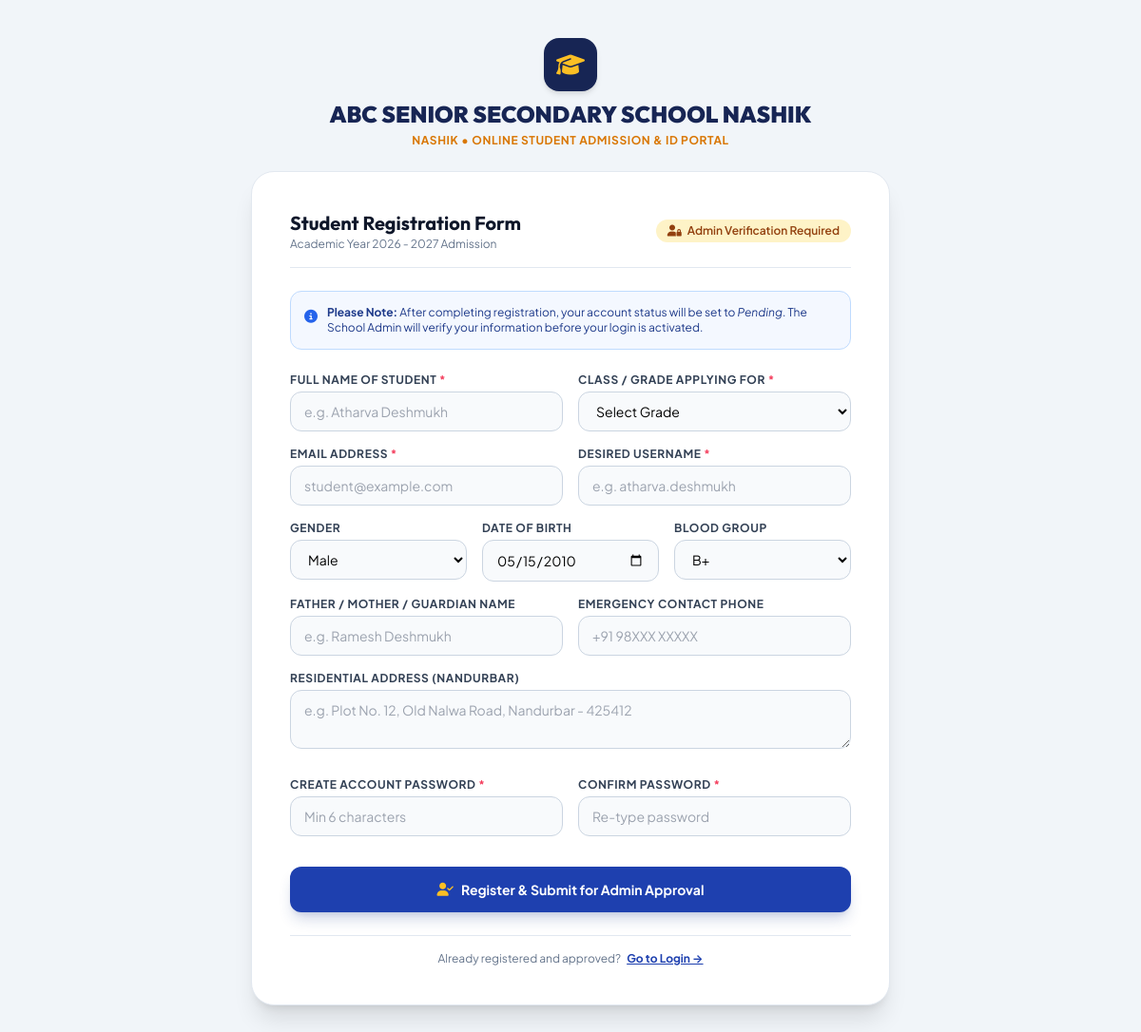
/register.php, run on an earlier commit of the app's database.
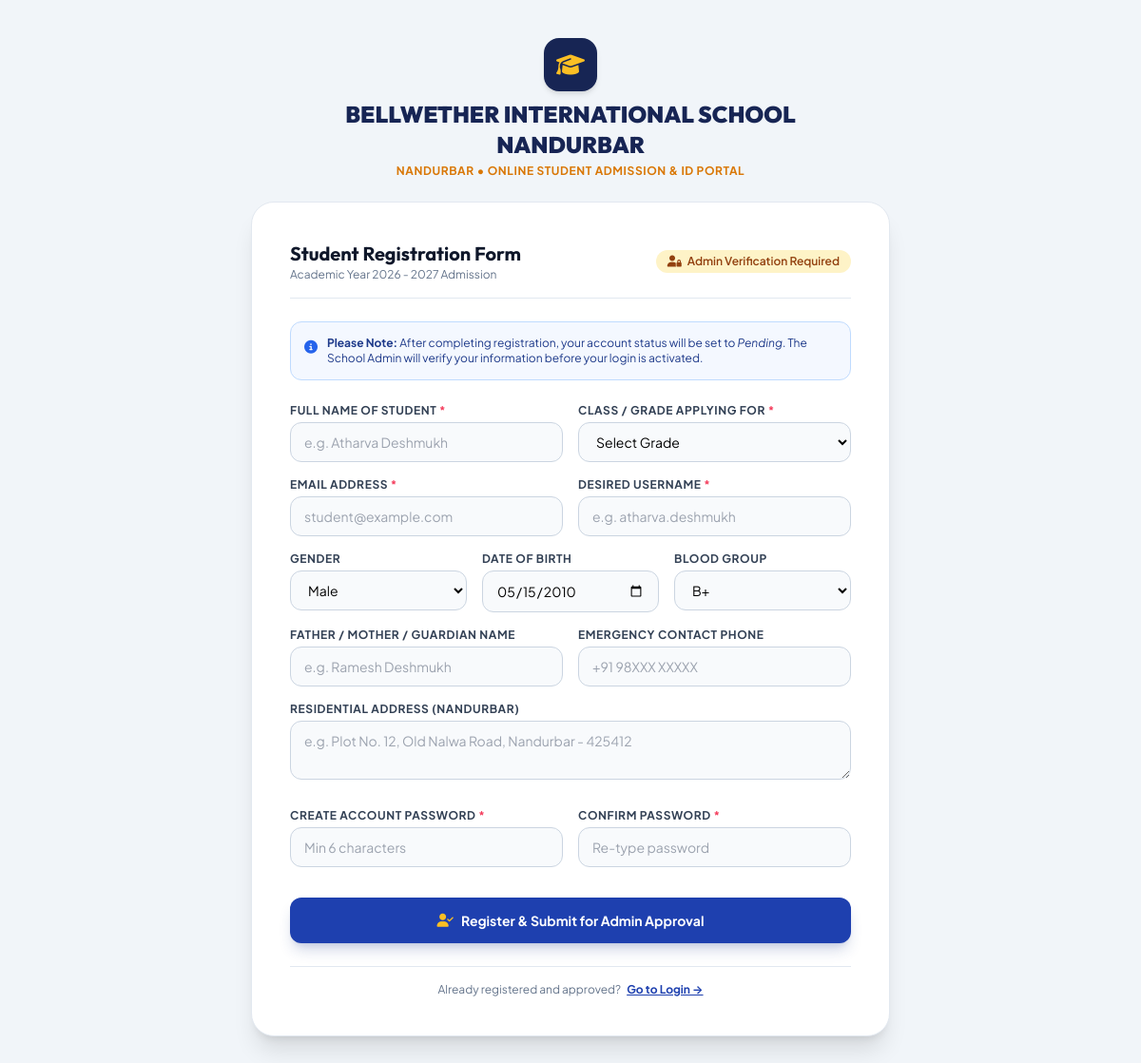
And on a later commit of the database.
### tables this page shows
CREATE TABLE settings (
            key TEXT PRIMARY KEY,
            value TEXT
        );

### config/db.php (called while the page is built, shortened)
<?php
function get_setting($pdo, $key, $default = '') {
    try {
        $stmt = $pdo->prepare("SELECT value FROM settings WHERE key = ?");
        $stmt->execute([$key]);
        $val = $stmt->fetchColumn();
        return ($val !== false && $val !== null) ? $val : $default;
    } catch (Exception $e) {
        return $default;
    }
}
?>

### register.php (the view, shortened to what the changed rows need)
<?php
require_once __DIR__ . '/includes/auth.php';
$success = false;
$new_student_data = [];
$school_logo = get_setting($pdo, 'school_logo', '');
$school_name = get_setting($pdo, 'school_name', 'BELLWETHER INTERNATIONAL SCHOOL NANDURBAR');
$school_city = get_setting($pdo, 'school_city', 'Nandurbar');
?>
<!DOCTYPE html>
<html lang="en" class="h-full bg-slate-50">
<head>
    <script src="https://cdn.tailwindcss.com"></script>
    <link rel="stylesheet" href="https://cdnjs.cloudflare.com/ajax/libs/font-awesome/6.5.1/css/all.min.css">
    <link rel="stylesheet" href="/assets/css/custom.css">
</head>
<body class="min-h-full flex flex-col justify-center py-10 px-4 sm:px-6 lg:px-8 bg-slate-100">
    <div class="sm:mx-auto sm:w-full sm:max-w-2xl">
        <a href="/" class="flex flex-col items-center mb-6 text-center">
            <?php if (!empty($school_logo) && file_exists(__DIR__ . '/' . ltrim($school_logo, '/'))): ?>
                <img src="<?= htmlspecialchars($school_logo) ?>" alt="School Logo" class="w-16 h-16 object-contain rounded-2xl shadow-md mb-2 bg-white p-1 border border-slate-200">
            <?php else: ?>
                <div class="w-14 h-14 rounded-2xl bg-navy-950 flex items-center justify-center text-white shadow-md mb-2">
                    <i class="fa-solid fa-graduation-cap text-2xl text-amber-400"></i>
                </div>
            <?php endif; ?>
            <h1 class="text-xl sm:text-2xl font-black text-navy-950 font-['Outfit'] break-words max-w-lg leading-tight"><?= htmlspecialchars(strtoupper($school_name)) ?></h1>
            <p class="text-xs font-bold text-amber-600 tracking-wider uppercase mt-1 truncate"><?= htmlspecialchars($school_city) ?> • Online Student Admission &amp; ID Portal</p>
        </a>
        <?php if ($success): ?>
            <div class="bg-white rounded-3xl p-8 shadow-xl border border-emerald-200 text-center animate-fade-in">
                <div class="w-16 h-16 rounded-full bg-amber-100 text-amber-600 flex items-center justify-center mx-auto mb-4 text-2xl">
                    <i class="fa-solid fa-clock-rotate-left"></i>
                </div>
                <h2 class="text-2xl font-bold text-slate-900 font-['Outfit']">Application Submitted Successfully!</h2>
                <div class="my-5 p-4 rounded-2xl bg-amber-50 border border-amber-300 text-amber-950 text-left text-xs leading-relaxed space-y-2">
                    <div class="flex items-center space-x-2 text-amber-800 font-bold text-sm">
                        <i class="fa-solid fa-circle-exclamation"></i>
                        <span>Admin Approval Required Before Login</span>
                    </div>
                    <p>
                        Your student account has been created with status <span class="px-2 py-0.5 rounded bg-amber-200 font-bold text-amber-900">PENDING APPROVAL</span>.
                    </p>
                    <p>
                        In accordance with <?= htmlspecialchars($school_name) ?> policy, you <strong>will NOT be able to log in</strong> to the student dashboard until the School Administrator reviews your registration and grants approval.
                    </p>
                </div>
                <div class="bg-slate-50 rounded-2xl p-4 border border-slate-200 text-left text-xs space-y-2 mb-6">
                    <p class="font-bold text-slate-700 uppercase tracking-wider text-[11px] mb-2 border-b border-slate-200 pb-1">Application Summary</p>
                    <div class="grid grid-cols-2 gap-2 text-slate-600">
                        <div>Student Name: <strong class="text-slate-900"><?= htmlspecialchars($new_student_data['name']) ?></strong></div>
                        <div>Generated ID: <strong class="text-blue-700"><?= htmlspecialchars($new_student_data['code']) ?></strong></div>
                        <div>Assigned Class: <strong class="text-slate-900"><?= htmlspecialchars($new_student_data['class']) ?></strong></div>
                        <div>Registered Email: <strong class="text-slate-900"><?= htmlspecialchars($new_student_data['email']) ?></strong></div>
                    </div>
                </div>
                <div class="flex flex-col sm:flex-row gap-3 justify-center">
                    <a href="/login.php" class="px-6 py-3 rounded-xl bg-navy-800 hover:bg-navy-900 text-white font-bold text-xs transition shadow-md">
                        <i class="fa-solid fa-right-to-bracket mr-1.5 text-amber-400"></i> Try Login Portal (Test Pending Status)
                    </a>
                    <a href="/" class="px-6 py-3 rounded-xl bg-slate-200 hover:bg-slate-300 text-slate-800 font-bold text-xs transition">
                        Return to Homepage
                    </a>
                </div>
            </div>
        <?php else: ?>
            <div class="bg-white rounded-3xl p-6 sm:p-10 shadow-xl border border-slate-200">
                <div class="flex items-center justify-between pb-4 border-b border-slate-200 mb-6">
                    <div>
                        <h2 class="text-xl font-bold text-slate-900 font-['Outfit']">Student Registration Form</h2>
                    </div>
                </div>
            </div>
        <?php endif; ?>
    </div>
</body>
</html>

What changed in the data, as far as the page shows it:
changed settings: value "ABC SENIOR SECONDARY SCHOOL NASHIK" → "BELLWETHER INTERNATIONAL SCHOOL NANDURBAR"
changed settings: value "NASHIK" → "NANDURBAR"
